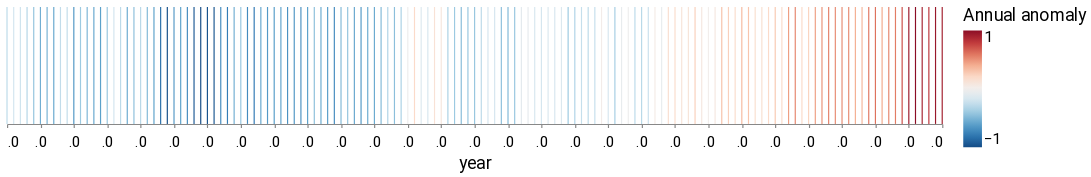

Here is the notebook cell this chart was saved with:
### Code cell
alt.Chart(seatemps).mark_rule().encode(
    x=alt.X("year", stack="normalize"),
    color=alt.Color(
        ("Annual anomaly"), scale=alt.Scale(scheme="redblue", reverse=True)
    ),
).properties(height=100, width=800)

### Figure 1 — Vega-Lite specification as saved in the notebook (floating-point values rounded to 4 significant figures; data arrays with more than 128 entries replaced by an {"elided": "..."} marker saying what was removed)
{"config": {"view": {"width": 800, "height": 450, "strokeOpacity": 0}, "background": "#ffffff", "title": {"anchor": "start", "font": "Summit Sans", "fontColor": "palette[\"black\"]", "fontSize": 18, "fontWeight": "normal"}, "arc": {"fill": "#00d4d8"}, "area": {"fill": "#00d4d8"}, "line": {"stroke": "#00d4d8", "strokeWidth": 3}, "path": {"stroke": "#00d4d8"}, "rect": {"fill": "#00d4d8"}, "shape": {"stroke": "#00d4d8"}, "bar": {"fill": "#00d4d8"}, "point": {"stroke": "#00d4d8"}, "symbol": {"fill": "#00d4d8", "size": 30}, "axis": {"titleFont": "Roboto", "titleFontSize": 15, "titleFontWeight": "normal", "labelFont": "Roboto, sans", "labelFontSize": 13, "labelFontWeight": "normal"}, "axisX": {"labelAngle": 0, "labelPadding": 6, "tickSize": 3, "grid": false}, "axisY": {"labelBaseline": "middle", "maxExtent": 45, "minExtent": 45, "titleAlign": "left", "titleAngle": 0, "titleX": -45, "titleY": -11, "domainOpacity": 0, "gridWidth": 0.6, "gridColor": "#dddddd", "offset": 6, "tickSize": 0, "titleColor": "#767676"}, "legend": {"titleFont": "Roboto", "titleFontSize": 15, "titleFontWeight": "normal", "symbolType": "square", "labelFont": "Roboto, sans", "labelFontSize": 13}, "range": {"category": ["#005f66", "#e37e2d", "#d64a3b", "#76b0ef", "#c1bc40"], "diverging": ["#e68a4f", "#f4bb6a", "#f9e39c", "#dadfe2", "#a6b7c6", "#849eae"], "heatmap": ["#7ff6f6", "#00eeef", "#00d4d8", "#00abb2", "#00848b", "#fbf2c7", "#00363d"], "ordinal": ["#7ff6f6", "#00eeef", "#00d4d8", "#00abb2", "#00848b", "#fbf2c7", "#00363d"], "ramp": ["#7ff6f6", "#00eeef", "#00d4d8", "#00abb2", "#00848b", "#fbf2c7", "#00363d"]}}, "data": {"name": "data-443b4af399bbaa19526676e8a1cbfa1c"}, "mark": "rule", "encoding": {"color": {"field": "Annual anomaly", "scale": {"reverse": true, "scheme": "redblue"}, "type": "quantitative"}, "x": {"field": "year", "stack": "normalize", "type": "temporal"}}, "height": 100, "width": 800, "$schema": "https://vega.github.io/schema/vega-lite/v4.17.0.json", "datasets": {"data-443b4af399bbaa19526676e8a1cbfa1c": {"elided": "141 records"}}}
